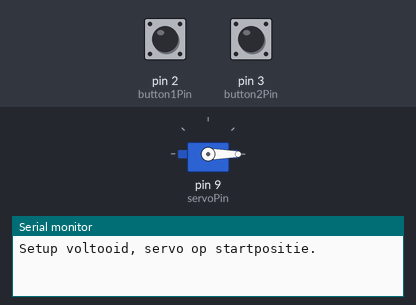
Simulated run of this sketch. Board: Arduino Uno, built with avr-gcc and run on an emulated ATmega328P. Shown: servo, the last lines printed to the serial monitor. The test bench sets the inputs (shaded band); at power-on: pin 2 (button1Pin) LOW, pin 3 (button2Pin) LOW.

Above: at 1.2 s.
1.3 s: pin 2 (button1Pin) pulled HIGH for 1 s
At 3.4 s:
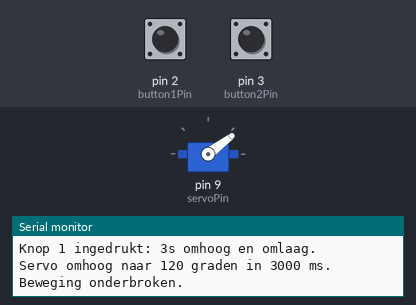
3.8 s: pin 3 (button2Pin) pulled HIGH for 1 s
At 4.3 s:
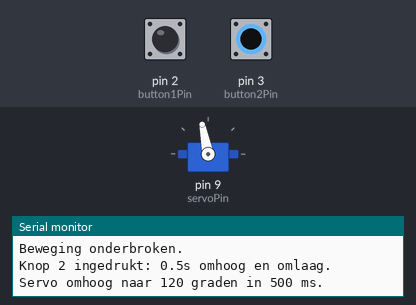
6.3 s: pin 2 (button1Pin) pulled HIGH for 3.2 s
At 9.7 s:
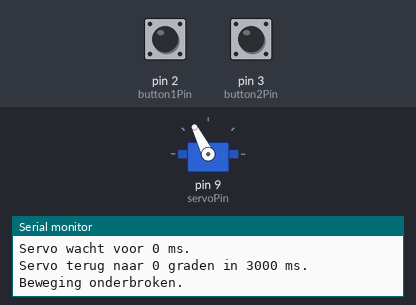
11.0 s: pin 3 (button2Pin) pulled HIGH for 0.15 s
At 12.3 s:
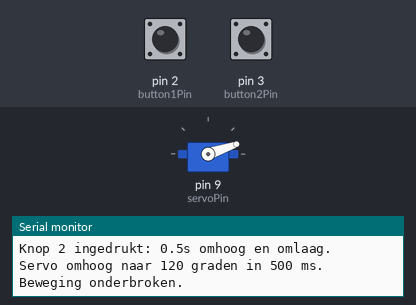
12.6 s: pin 2 (button1Pin) driven HIGH and pin 3 (button2Pin) driven HIGH
15.6 s: pin 2 (button1Pin) driven LOW
Timing chart, 0 to 18.6 s (numbered marks = the images above; inputs shaded):
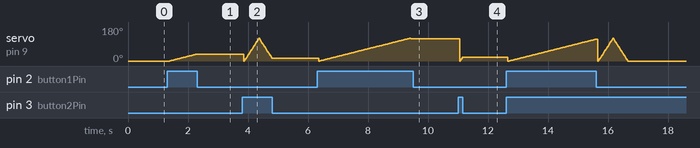

Measured:
- after the input at 1.3 s, servo on pin 9 (servoPin): moves from 0° to 37° over 0.90 s, starting after 0.09 s
- after the input at 11.0 s, servo on pin 9 (servoPin): 117° → 19° after 0.05 s

The sketch:

Sketch_Opdracht5.ino
```cpp
// Auteur: AlexChulo
// Bronnen:
// - https://brightspace.avans.nl/
// - Control a Positional Servo Motor with an Arduino (Lesson #10) (youtube.com)
// - ChatGPT

#include <Servo.h> // Servo bibliotheek voor aansturing van de servomotor

// Initialisatie van de servo en pinnen
Servo myServo;
const int button1Pin = 2; // Pin voor drukknop 1
const int button2Pin = 3; // Pin voor drukknop 2
const int servoPin = 9;   // Pin voor servomotor

unsigned long lastDebounceTime1 = 0;  // De laatste tijd dat de output pin veranderde voor drukknop 1
unsigned long lastDebounceTime2 = 0;  // De laatste tijd dat de output pin veranderde voor drukknop 2
const unsigned long debounceDelay = 50; // De debounce tijd; vergroot als de schakelaar minder gevoelig is

bool lastButton1State = LOW;
bool lastButton2State = LOW;
bool button1State = LOW;
bool button2State = LOW;
bool actionTaken = false; // Vlag om ervoor te zorgen dat actie slechts eenmaal per druk wordt uitgevoerd

// Functieprototypen
void servoMotion(int upTime, int waitTime, int downTime, int button1, int button2 = -1);
void debounceButtons();

/**
 * @brief Setup functie om de pinnen en servo te configureren
 */
void setup() {
  Serial.begin(9600); // Start seriële communicatie met 9600 baud
  pinMode(button1Pin, INPUT); // Zet pin 2 als input voor drukknop 1
  pinMode(button2Pin, INPUT); // Zet pin 3 als input voor drukknop 2
  myServo.attach(servoPin);   // Verbind de servo met pin 9
  myServo.write(0);           // Zet servo op startpositie 0 graden
  Serial.println("Setup voltooid, servo op startpositie.");
}

/**
 * @brief Loop functie die continu wordt uitgevoerd
 *        Controleert de status van de drukknoppen en roept servoMotion aan
 */
void loop() {
  debounceButtons();

  // Controleer de status van de knoppen en roep servoMotion aan
  if (button1State && button2State && !actionTaken) {
    Serial.println("Beide knoppen ingedrukt: 3s omhoog, 5s wachten, 0.5s omlaag.");
    servoMotion(3000, 5000, 500, button1Pin, button2Pin); // Beide knoppen ingedrukt: 3s omhoog, 5s wachten, 0.5s omlaag
    actionTaken = true; // Markeer de actie als uitgevoerd
  } else if (button1State && !button2State && !actionTaken) {
    Serial.println("Knop 1 ingedrukt: 3s omhoog en omlaag.");
    servoMotion(3000, 0, 3000, button1Pin);   // Alleen knop 1 ingedrukt: 3s omhoog en omlaag
    actionTaken = true; // Markeer de actie als uitgevoerd
  } else if (button2State && !button1State && !actionTaken) {
    Serial.println("Knop 2 ingedrukt: 0.5s omhoog en omlaag.");
    servoMotion(500, 0, 500, button2Pin);     // Alleen knop 2 ingedrukt: 0.5s omhoog en omlaag
    actionTaken = true; // Markeer de actie als uitgevoerd
  }

  // Reset de actionTaken vlag wanneer beide knoppen worden losgelaten
  if (!button1State && !button2State) {
    actionTaken = false;
  }
}

/**
 * @brief Functie om de drukknoppen te debouncen
 */
void debounceButtons() {
  // Lees de status van de drukknoppen
  bool reading1 = digitalRead(button1Pin);
  bool reading2 = digitalRead(button2Pin);

  // Debounce logica
  if ((reading1 != lastButton1State) || (reading2 != lastButton2State)) {
    lastDebounceTime1 = millis();
    lastDebounceTime2 = millis();
  }

  if ((millis() - lastDebounceTime1) > debounceDelay) {
    if (reading1 != button1State) {
      button1State = reading1;
      actionTaken = false; // Reset de actie vlag wanneer de knop status verandert
    }
  }
  if ((millis() - lastDebounceTime2) > debounceDelay) {
    if (reading2 != button2State) {
      button2State = reading2;
      actionTaken = false; // Reset de actie vlag wanneer de knop status verandert
    }
  }

  // Update vorige knopstatussen
  lastButton1State = reading1;
  lastButton2State = reading2;
}

/**
 * @brief Functie om de servomotor te bewegen en controleren of knoppen zijn losgelaten
 * @param upTime Tijd in milliseconden om de servo van 0 naar 120 graden te draaien
 * @param waitTime Tijd in milliseconden om te wachten op positie 120 graden
 * @param downTime Tijd in milliseconden om de servo van 120 terug naar 0 graden te draaien
 * @param buttons Variabele aantal pinnen die de beweging kunnen onderbreken
 */
void servoMotion(int upTime, int waitTime, int downTime, int button1, int button2) {
  myServo.write(0); // Zet servo op 0 graden
  delay(10); // Korte pauze om de servo opdracht te geven

  // Servo omhoog in upTime ms
  Serial.print("Servo omhoog naar 120 graden in ");
  Serial.print(upTime);
  Serial.println(" ms.");
  for (int pos = 0; pos <= 120; pos++) {
    myServo.write(pos);
    delay(upTime / 120);
    // Controleer knopstatus tijdens beweging
    if (!digitalRead(button1) || (button2 != -1 && !digitalRead(button2))) {
      Serial.println("Beweging onderbroken.");
      return;
    }
  }

  Serial.print("Servo wacht voor ");
  Serial.print(waitTime);
  Serial.println(" ms.");
  for (unsigned long start = millis(); millis() - start < waitTime;) {
    // Controleer knopstatus tijdens wachten
    if (!digitalRead(button1) || (button2 != -1 && !digitalRead(button2))) {
      Serial.println("Beweging onderbroken.");
      return;
    }
  }

  // Servo terug naar 0 in downTime ms
  Serial.print("Servo terug naar 0 graden in ");
  Serial.print(downTime);
  Serial.println(" ms.");
  for (int pos = 120; pos >= 0; pos--) {
    myServo.write(pos);
    delay(downTime / 120);
    // Controleer knopstatus tijdens beweging
    if (!digitalRead(button1) || (button2 != -1 && !digitalRead(button2))) {
      Serial.println("Beweging onderbroken.");
      return;
    }
  }
  Serial.println("Servo beweging voltooid.");
}
```
